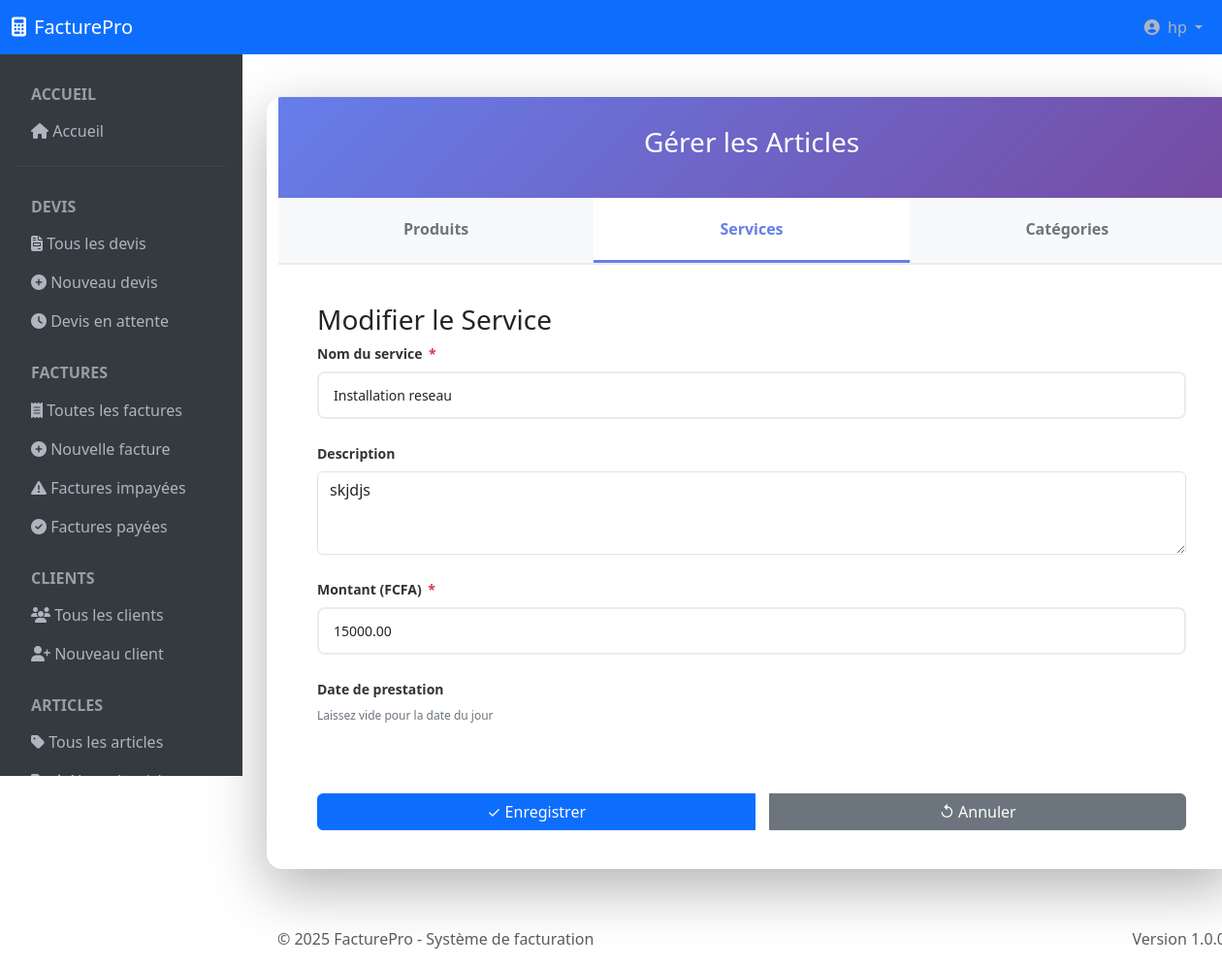
The app's page /modifier/article/?type_element=service&id=2 (signed in) with its own data.
### register/models.py (models this page shows)
class User(AbstractUser):
    bio = models.TextField(blank=True, null=True)
    profile_photo = models.ImageField(verbose_name= 'Photo de profil' )

### facture/models.py (models this page shows, shortened)
class Service(models.Model):
    nom_service = models.CharField(max_length=60,unique=True)
    description_service = models.CharField(max_length=400)
    montant_du_service = models.DecimalField(max_digits=12, decimal_places=2, validators=[MinValueValidator(0)])
    class Meta:
        indexes = [
            models.Index(fields=['nom_service']),
        ]

### facture/views.py (the view, shortened to what this page needs)
# urls.py: path('modifier/article/',views.article_update, name='update-article'),
@login_required
def article_update(request):
    type_element = request.GET.get('type_element', request.POST.get('type_element', 'produit'))
    instance_id = request.GET.get('id', request.POST.get('id'))
    produit_form = None
    service_form = None
    category_form = None
    produit = None
    service = None
    category = None
    if request.method == 'GET' and instance_id:
        try:
            if type_element == 'produit':
                produit = get_object_or_404(Produit, id=instance_id)
                produit_form = ProduitForm(instance=produit)
            elif type_element == 'service':
                service = get_object_or_404(Service, id=instance_id)
                service_form = ServiceForm(instance=service)
            elif type_element == 'category':
                category = get_object_or_404(Category, id=instance_id)
                category_form = CategoryForm(instance=category)
        except Exception as e:
            messages.error(request, f"{type_element.capitalize()} introuvable : {str(e)}")
            return redirect('gerer-article')
    context = {
        'produit': produit,
        'produit_form': produit_form,
        'service': service,
        'service_form': service_form,
        'category': category,
        'category_form': category_form,
        'produit_list': Produit.objects.all(),
        'service_list': Service.objects.all(),
        'category_list': Category.objects.all(),
        'type_element': type_element,
        'instance_id': instance_id,
    }
    return render(request, 'facture/article_update.html', context)

### facture/forms.py
class ServiceForm(forms.ModelForm):
    class Meta:
        model = Service
        fields = ['nom_service','description_service','montant_du_service']
        widgets = {
            'nom_service':forms.TextInput(attrs={
                'class': 'form-control',
                'placeholder': 'Nom du service'
            }),
            'description_service':  forms.Textarea(attrs={
                'rows': 3,
                'class': 'form-control',
                'placeholder': 'Description du service'
            }),
            'montant_du_service': forms.NumberInput(attrs={
                'class': 'form-control',
                'min': '0.01',
                'step': '0.01',
                'placeholder': 'Montant du service'
            }),
        }

### facture/templates/facture/article_update.html (shortened to what this page needs)
{% extends 'facture/base.html' %}
{% block content %}
<div class="container">
    <div class="header">
        <h1>Gérer les Articles</h1>
    </div>
    <div class="tabs">
        <div class="tab {% if type_element == 'produit' %}active{% endif %}" onclick="switchTab('produit', this)">Produits</div>
        <div class="tab {% if type_element == 'service' %}active{% endif %}" onclick="switchTab('service', this)">Services</div>
        <div class="tab {% if type_element == 'category' %}active{% endif %}" onclick="switchTab('category', this)">Catégories</div>
    </div>
    <div class="form-container">
        <div class="form-section {% if type_element == 'service' %}active{% endif %}" id="service-form">
            <h3>Modifier le Service</h3>
            {% if service_form %}
                <form method="POST" action="{% url 'update-article' %}">
                    <div class="form-group">
                        <label for="{{ service_form.nom_service.id_for_label }}">Nom du service <span class="required">*</span></label>
                        {{ service_form.nom_service }}
                    </div>
                    <div class="form-group">
                        <label for="{{ service_form.description_service.id_for_label }}">Description</label>
                        {{ service_form.description_service }}
                    </div>
                    <div class="row">
                        <div class="form-group">
                            <label for="{{ service_form.montant_du_service.id_for_label }}">Montant (FCFA) <span class="required">*</span></label>
                            {{ service_form.montant_du_service }}
                        </div>
                        <div class="form-group">
                            <label for="{{ service_form.date_prestation_service.id_for_label }}">Date de prestation</label>
                            <p class="info-text">Laissez vide pour la date du jour</p>
                        </div>
                    </div>
                    <div class="btn-group">
                        <button type="submit" class="btn btn-primary">✓ Enregistrer</button>
                        <a href="{% url 'gerer-article' %}" class="btn btn-secondary">↺ Annuler</a>
                    </div>
                </form>
            {% endif %}
        </div>
    </div>
</div>
{% endblock %}

### facture/templates/facture/base.html (shortened to what this page needs)
<!DOCTYPE html>
<html lang="fr">
<head>
    <link href="https://cdnjs.cloudflare.com/ajax/libs/bootstrap/5.3.2/css/bootstrap.min.css" rel="stylesheet">
    <link href="https://cdnjs.cloudflare.com/ajax/libs/font-awesome/6.4.0/css/all.min.css" rel="stylesheet">
</head>
<body>
    <nav class="navbar navbar-expand-lg navbar-dark bg-primary fixed-top" style="z-index: 1000;">
        <div class="container-fluid">
            <a class="navbar-brand" href="{% url 'home' %}">
                <i class="fas fa-calculator me-2"></i>FacturePro
            </a>
            <div class="navbar-nav ms-auto">
                <div class="nav-item dropdown">
                    <a class="nav-link dropdown-toggle" href="#" role="button" data-bs-toggle="dropdown">
                        <i class="fas fa-user-circle me-1"></i>
                        {{ user.get_full_name|default:user.username|default:"Utilisateur" }}
                    </a>
                </div>
            </div>
        </div>
    </nav>
    <div class="container-fluid" style="margin-top: 56px;">
        <div class="row">
            <nav class="col-lg-2 sidebar p-3" id="sidebar">
                <div class="nav flex-column">
                     <h6 class="text-uppercase text-white-50 fw-bold px-3 mt-3 mb-2">Accueil</h6>
                    <a class="nav-link" href="{% url 'home' %}"><i class="fas fa-home"></i> Accueil</a>
                     <hr class="my-3" style="border-color: rgba(255,255,255,0.2);">
                    <h6 class="text-uppercase text-white-50 fw-bold px-3 mt-3 mb-2">Devis</h6>
                    <a class="nav-link" href="{% url 'liste-devis' %}"><i class="fas fa-file-invoice"></i> Tous les devis</a>
                    <a class="nav-link" href="{% url 'create-devis' %}"><i class="fas fa-plus-circle"></i> Nouveau devis</a>
                    <a class="nav-link" href="{% url 'liste-attente' %}"><i class="fas fa-clock"></i> Devis en attente</a>
                    <h6 class="text-uppercase text-white-50 fw-bold px-3 mt-4 mb-2">Factures</h6>
                    <a class="nav-link" href="{% url 'liste-facture' %}"><i class="fas fa-receipt"></i> Toutes les factures</a>
                    <a class="nav-link" href="{% url 'create-facture' %}"><i class="fas fa-plus-circle"></i> Nouvelle facture</a>
                    <a class="nav-link" href="{% url 'liste-impaye' %}"><i class="fas fa-exclamation-triangle"></i> Factures impayées</a>
                    <a class="nav-link" href="{% url 'liste-paye' %}"><i class="fas fa-check-circle"></i> Factures payées</a>
                    <h6 class="text-uppercase text-white-50 fw-bold px-3 mt-4 mb-2">Clients</h6>
                    <a class="nav-link" href="{% url 'liste-clients' %}"><i class="fas fa-users"></i> Tous les clients</a>
                    <a class="nav-link" href="{% url 'create-client' %}"><i class="fas fa-user-plus"></i> Nouveau client</a>
                    <h6 class="text-uppercase text-white-50 fw-bold px-3 mt-4 mb-2">Articles</h6>
                    <a class="nav-link" href="{% url 'gerer-article' %}"><i class="fas fa-tag"></i> Tous les articles</a>
                    <a class="nav-link" href="{% url 'ajouter_element' %}"><i class="fas fa-tag me-2"></i><i class="fas fa-plus"></i> Nouvel article</a>
                </div>
            </nav>
            <main class="col-lg-10 main-content p-0">
                <div class="p-4">
                    {% if user.is_authenticated %}
                    {% block content %}{% endblock %}
                    {% else %}
                        <p>Login <a href="{% url 'login' %}"></a></p>
                    {% endif %}
                </div>
                <footer class="footer mt-auto py-3 px-4">
                    <div class="container-fluid">
                        <div class="row">
                            <div class="col-md-6">
                                <span class="text-muted">© 2025 FacturePro - Système de facturation</span>
                            </div>
                            <div class="col-md-6 text-md-end">
                                <span class="text-muted">Version 1.0.0</span>
                            </div>
                        </div>
                    </div>
                </footer>
            </main>
        </div>
    </div>
</body>
</html>

### facture/templates/facture/base.html (style rules this page uses)
.sidebar { background-color: #343a40; color: white; height: calc(100vh - 56px); position: fixed; top: 56px; left: 0; width: 250px; transform: translateX(-100%); transition: transform 0.3s ease; z-index: 1000; overflow-y: auto; overflow-x: hidden; scrollbar-width: thin; scrollbar-color: #6c757d #343a40; ; }
.nav-link { color: #adb5bd; }
.main-content { margin-left: 0; transition: margin-left 0.3s ease; }
@media (min-width: 992px) { .sidebar { transform: translateX(0); } }
@media (min-width: 992px) { .main-content { margin-left: 250px; } }

### facture/templates/facture/article_update.html (style rules this page uses)
.container { background: white; border-radius: 16px; box-shadow: 0 20px 60px rgba(0, 0, 0, 0.3); max-width: 1000px; width: 100%; margin: 20px auto; overflow: hidden; }
.header { background: linear-gradient(135deg, #667eea 0%, #764ba2 100%); color: white; padding: 30px; text-align: center; }
.header h1 { font-size: 28px; margin-bottom: 10px; }
.tabs { display: flex; background: #f8f9fa; border-bottom: 2px solid #e9ecef; }
.tab { flex: 1; padding: 20px; text-align: center; cursor: pointer; font-weight: 600; color: #6c757d; transition: all 0.3s ease; border-bottom: 3px solid transparent; }
.tab.active { color: #667eea; background: white; border-bottom-color: #667eea; }
.form-container { padding: 40px; }
.form-section { display: none; }
.form-section.active { display: block; animation: fadeIn 0.4s ease; }
.form-group { margin-bottom: 25px; }
label { display: block; margin-bottom: 8px; color: #333; font-weight: 600; font-size: 14px; }
label .required { color: #dc3545; margin-left: 3px; }
input[type="text"], input[type="number"], input[type="date"], textarea, select { width: 100%; padding: 12px 15px; border: 2px solid #e9ecef; border-radius: 8px; font-size: 14px; transition: all 0.3s ease; font-family: inherit; }
textarea { resize: vertical; min-height: 100px; }
.btn-group { display: flex; gap: 15px; margin-top: 30px; }
.info-text { font-size: 12px; color: #6c757d; margin-top: 5px; }

### records on screen
User: get_full_name "hp"
Service: nom_service "Installation reseau", description_service "skjdjs", montant_du_service "15000.00"
